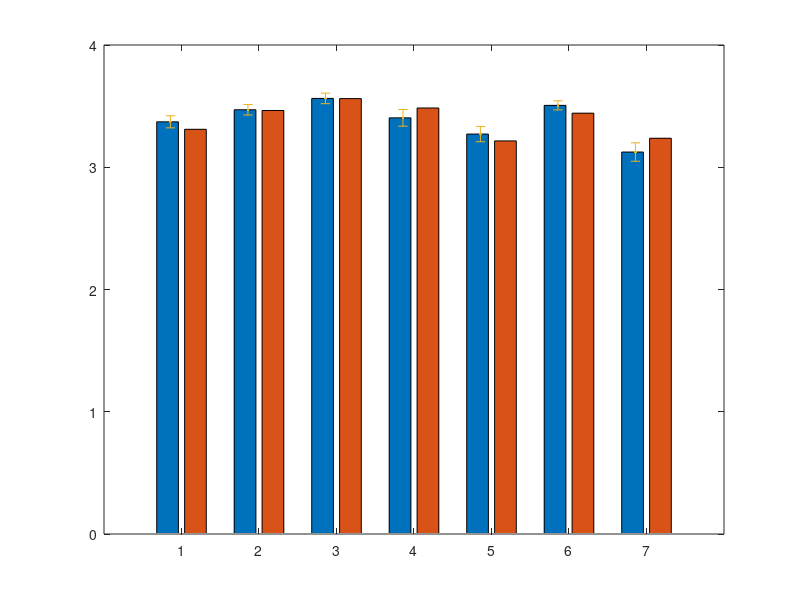

MATLAB code for this plot: (Note: this script raises an error after producing the figure.)

% Visualize the data in the DMN-SAL network
% Guoshi Li (5/24/2020)

clc;
close all;
clear all;

load EC;    % Estimated (optimized) EC for 98 NC and 96 MDD subjects
load SC;    % Structural connectivity with reduced models

NR = 7;     % Number of ROIs
NP = 37;    % Number of estimated parameters
NM = 2;     % Number of networks

Nb = [4 3]; % Number of ROIs in each network

n1 = Count_NC;  % Number of NC subjects
n2 = Count_MDD; % Number of MDD subjects

%==========================================================================
%              Individual Connection Analysis
%==========================================================================

% Average weight
Wm_NC = mean(W_NC);
Wm_MD = mean(W_MDD);

STD_NC = std(W_NC);
STD_MD = std(W_MDD);

SE_NC = STD_NC/sqrt(n1);
SE_MD = STD_MD/sqrt(n2);

% Put NC and MDD together
Wm_NC_MD  = [Wm_NC;   Wm_MD];
STD_NC_MD = [STD_NC; STD_MD];
SE_NC_MD  = [SE_NC; SE_MD];

% Divide the parameters into four sets
Wm_EE = Wm_NC_MD(:, 1:NR);
Wm_IE = Wm_NC_MD(:, NR+1:2*NR);
Wm_GC = Wm_NC_MD(:, 2*NR+1:NP-1);
Wm_PI = Wm_NC_MD(:, NP);

Wm_GC1 = Wm_GC(:, 1:N1/2);
Wm_GC2 = Wm_GC(:, N1/2+1:end);

% Standard Error
EE_ER = SE_NC_MD(:, 1:NR);
IE_ER = SE_NC_MD(:, NR+1:2*NR);
GC_ER = SE_NC_MD(:, 2*NR+1:NP-1);

GC_ER_NC = GC_ER(1,:);
GC_ER_MD = GC_ER(2,:);

% Reconstruct the inter-regional NR*NR matrix

m = 1;

GC1 = Wm_GC(1,:);
GC2 = Wm_GC(2,:);

MGC_NC = zeros(NR, NR);
MGC_MD = zeros(NR, NR);

MSE_NC = zeros(NR, NR);
MSE_MD = zeros(NR, NR);

for i=1:NR
    for j=1:NR
       
       if (MAP1(i,j)==1)
           MGC_NC(i,j) = GC1(m);
           MGC_MD(i,j) = GC2(m);
           
           MSE_NC(i,j) = GC_ER_NC(m);
           MSE_MD(i,j) = GC_ER_MD(m);
                      
           m = m+1;
       end      
        
    end  
end

% Weights
VGC_NC = MGC_NC(:);
VGC_MD = MGC_MD(:);

VGC_NC = VGC_NC(VGC_NC~=0);
VGC_MD = VGC_MD(VGC_MD~=0);

VGC_NC_MD = [VGC_NC VGC_MD];

VGC1 = VGC_NC_MD(1:N1/2, :);
VGC2 = VGC_NC_MD(N1/2+1:end, :);

% Standard errors
VSE_NC = MSE_NC(:);
VSE_MD = MSE_MD(:);

VSE_NC = VSE_NC(VSE_NC~=0);
VSE_MD = VSE_MD(VSE_MD~=0);

VSE_NC_MD = [VSE_NC VSE_MD];

VSE1 = VSE_NC_MD(1:N1/2, :);
VSE2 = VSE_NC_MD(N1/2+1:end, :);

%==========================================================================
%              Network Analysis
%==========================================================================

% Intra-regional weights
WNee = [mean(Wm_EE(:,1:4), 2) mean(Wm_EE(:,5:end), 2)  ];
WNie = [mean(Wm_IE(:,1:4), 2) mean(Wm_IE(:,5:end), 2)  ];

Wee_NC = W_NC(:,1:NR);
Wie_NC = W_NC(:,NR+1:2*NR);
Wgc_NC = W_NC(:,2*NR+1:NP-1);
SPI_NC = W_NC(:,NP);

Wee_MDD = W_MDD(:,1:NR);
Wie_MDD = W_MDD(:,NR+1:2*NR);
Wgc_MDD = W_MDD(:,2*NR+1:NP-1);
SPI_MDD = W_MDD(:,NP);

WeeN_NC = [mean( Wee_NC(:,1:4), 2)  mean(Wee_NC(:, 5:end), 2)  ];
WieN_NC = [mean( Wie_NC(:,1:4), 2)  mean(Wie_NC(:, 5:end), 2)  ];

WeeN_MDD = [mean(Wee_MDD(:, 1:4), 2)   mean(Wee_MDD(:, 5:end), 2)  ];
WieN_MDD = [mean(Wie_MDD(:, 1:4), 2)   mean(Wie_MDD(:, 5:end), 2)  ];

WN_NC  = [WeeN_NC  WieN_NC  SPI_NC];
WN_MDD = [WeeN_MDD WieN_MDD SPI_MDD];

% Standard errors
STD_NET_NC = std(WN_NC);
STD_NET_MD = std(WN_MDD);

SE_NET_NC = STD_NET_NC/sqrt(n1);
SE_NET_MD = STD_NET_MD/sqrt(n2);

SE_NET_NC_MD = [SE_NET_NC; SE_NET_MD];

SE_EE_NET = SE_NET_NC_MD(:,1:2);
SE_IE_NET = SE_NET_NC_MD(:,3:4);
SE_PI = SE_NET_NC_MD(:,end);


% Inter-regional weights

GCN_NC = zeros(NM, NM);
GCN_EXC_NC = zeros(NM, NM);
GCN_INH_NC = zeros(NM, NM);

GCN_MD = zeros(NM, NM);
GCN_EXC_MD = zeros(NM, NM);
GCN_INH_MD = zeros(NM, NM);

k1 = 1;
l1 = 1;

for i = 1:NM
    
    l1 = 1;
    
    for j = 1:NM
   
      k2 = k1+Nb(i)-1;  
      l2 = l1+Nb(j)-1;
      
      BLOCK = MGC_NC(k1:k2, l1:l2);
      [a, b] = find(BLOCK~=0);
      
      GCN_NC(i, j) = sum(sum(BLOCK))/length(a);
            
      PBLOCK = BLOCK(:);
      
      ID1 = find(PBLOCK>0);
      ID2 = find(PBLOCK<0);
      
      if ( length(ID1)~=0 ) 
         TEMP1 = PBLOCK(ID1);
         GCN_EXC_NC(i, j) = sum(TEMP1)/length(ID1);
      end
      
      if ( length(ID2)~=0 )  
         TEMP2 = PBLOCK(ID2);
         GCN_INH_NC(i, j) = sum(TEMP2)/length(ID2);
      end      
        
      l1 = l1+Nb(j);
      
    end
    
    k1 = k1+Nb(i);
end


k1 = 1;
l1 = 1;

for i = 1:NM
    
    l1 = 1;
    
    for j = 1:NM
   
      k2 = k1+Nb(i)-1;  
      l2 = l1+Nb(j)-1;
      
      BLOCK = MGC_MD(k1:k2, l1:l2);
      [a, b] = find(BLOCK~=0);
      
      GCN_MD(i, j) = sum(sum(BLOCK))/length(a);
            
      PBLOCK = BLOCK(:);
      
      ID1 = find(PBLOCK>0);
      ID2 = find(PBLOCK<0);
      
      if ( length(ID1)~=0 ) 
         TEMP1 = PBLOCK(ID1);
         GCN_EXC_MD(i, j) = sum(TEMP1)/length(ID1);
      end
      
      if ( length(ID2)~=0 )  
         TEMP2 = PBLOCK(ID2);
         GCN_INH_MD(i, j) = sum(TEMP2)/length(ID2);
      end      
        
      l1 = l1+Nb(j);
      
    end
    
    k1 = k1+Nb(i);
end


%==================================================

FVm_NC  = mean(FVAL_NC);
FVm_MD = mean(FVAL_MDD);
FVm   =  [FVm_NC FVm_MD];

SE_FV_NC = std(FVAL_NC)/sqrt(n1);
SE_FV_MD = std(FVAL_MDD)/sqrt(n2);
SE_FV = [SE_FV_NC SE_FV_MD];

SD_FV = [std(FVAL_NC) std(FVAL_MDD)];



%==========================================================================
%              Ploting
%==========================================================================

Wm_EE  = Wm_EE';
Wm_IE  = Wm_IE';
Wm_GC  = Wm_GC';
Wm_GC1 = Wm_GC1';
Wm_GC2 = Wm_GC2';

Wm_PI = Wm_PI';

WNee = WNee';
WNie = WNie';

FLIP_VGC_NC_MD = flip(VGC_NC_MD);


% STD
EE_ER = EE_ER';
IE_ER = IE_ER';
GC_ER = GC_ER';

GC1_ER = GC_ER(1:N1/2,:);
GC2_ER = GC_ER(N1/2+1:end,:);

SE_EE_NET = SE_EE_NET';
SE_IE_NET = SE_IE_NET';
SE_PI = SE_PI';

FLIP_VSE_NC_MD = flip(VSE_NC_MD);



ROI_LABEL = {'ACC', 'PCC', 'L.LPC', 'R.LPC'...
               'dACC', 'L.Insula', 'R.Insula'};
           
ROI_LABEL_NET = {'DMN', 'SAL'};             
           
           
INTER_LABEL = {'vACC-PCC', 'vACC-L.LPC', 'vACC-dACC', 'vACC-L.Insula', 'PCC-vACC',...
                 'PCC-dACC',  'PCC-R.Insula', 'L.LPC-vACC', 'L.LPC-dACC', 'L.LPC-L.Insula',...
                 'R.LPC-dACC', 'R.LPC-L.Insula', 'R.LPC-R.Insula', 'dACC-vACC', 'dACC-PCC',...
                 'dACC-L.LPC', 'dACC-R.LPC', 'L.Insula-vACC', 'L.Insula-L.LPC', 'L.Insula-R.LPC'...
                 'R.Insula-PCC', 'R.Insula-R.LPC'};    
             
      
FLIP_INTER_LABEL = flip(INTER_LABEL);
             

ROI_LABEL_NETWORK = {'D-D', 'E-D', 'S-D', 'L-D', 'D-E', 'E-E', 'S-E', 'L-E'...
              'D-S', 'E-S', 'S-S', 'L-S', 'D-L', 'E-L', 'S-L', 'L-L'};


ROI_LABEL_NET = {'DMN', 'SAL'};          
                    
          
Xtick = 1:NR;        

figure;
bar(Xtick, Wm_EE);
hold on;
ngroups = size(Wm_EE, 1);
nbars = size(Wm_EE, 2);
% Calculating the width for each bar group
groupwidth = min(0.8, nbars/(nbars + 1.5));
for i = 1:nbars
    x = (1:ngroups) - groupwidth/2 + (2*i-1) * groupwidth / (2*nbars);
    er = errorbar(x, Wm_EE(:,i), EE_ER(:,i), '.');
    er.Color = [0 0 0];
    er.LineWidth = 1;
    er.LineStyle = 'none'; 
end
hold off
set(gca, 'FontSize', 12);
title('Recurrent Excitation', 'FontSize', 16);
set(gca, 'XTick', Xtick, 'XTickLabel', ROI_LABEL);
ylabel('Weight', 'FontSize', 14);
xtickangle(45);
axis([0 NR+1 2.5 3.7]);
set(gca, 'YTick', [2.5:0.5:4]); 
box('off');
legend('NC', 'MDD');



figure;
bar(Xtick, Wm_IE);
hold on;
ngroups = size(Wm_IE, 1);
nbars = size(Wm_IE, 2);
% Calculating the width for each bar group
groupwidth = min(0.8, nbars/(nbars + 1.5));
for i = 1:nbars
    x = (1:ngroups) - groupwidth/2 + (2*i-1) * groupwidth / (2*nbars);
    er = errorbar(x, Wm_IE(:,i), IE_ER(:,i), '.');
    er.Color = [0 0 0];
    er.LineWidth = 1;
    er.LineStyle = 'none'; 
end
hold off
set(gca, 'FontSize', 12);
title('Recurrent Inhibition', 'FontSize', 16);
set(gca, 'XTick', Xtick, 'XTickLabel', ROI_LABEL);
ylabel('Weight', 'FontSize', 14);
xtickangle(45);
axis([0 NR+1 2.0 3.5]);
set(gca, 'YTick', [2:0.5:4]); 
box('off');
legend('NC', 'MDD');


%==========================================================================
% Spontaneous input
Xn = 1:2;

figure;
bar(Xn, Wm_PI);
hold on;
er = errorbar(Xn, Wm_PI, SE_PI, '.');
er.Color = [0 0 0];
er.LineWidth = 1;
er.LineStyle = 'none'; 
hold off
set(gca, 'FontSize', 12);
title('Spont. Input', 'FontSize', 16);
set(gca, 'XTick', [1, 2], 'XTickLabel', {'NC', 'MDD'});
axis([0 3 0.2 0.4]);
box('off');
% legend('NC', 'MDD');


%==========================================================================
% Objective function

figure;
bar(Xn, FVm);
hold on;
er = errorbar(Xn, FVm, SD_FV, '.');
er.Color = [0 0 0];
er.LineWidth = 1;
er.LineStyle = 'none'; 
hold off
set(gca, 'FontSize', 14);
title('DMN-SAL Network');
ylabel('Fitness Value'); 
set(gca, 'XTick', [1, 2], 'XTickLabel', {'NC', 'MDD'});
axis([0 3 0.0 1.0]);
box('off');


%==========================================================================
figure;
bar(Xn, WNee);
hold on;
ngroups = size(WNee, 1);
nbars = size(WNee, 2);
% Calculating the width for each bar group
groupwidth = min(0.8, nbars/(nbars + 1.5));
for i = 1:nbars
    x = (1:ngroups) - groupwidth/2 + (2*i-1) * groupwidth / (2*nbars);
    er = errorbar(x, WNee(:,i), SE_EE_NET(:,i), '.');
    er.Color = [0 0 0];
    er.LineWidth = 1;
    er.LineStyle = 'none'; 
end
hold off
set(gca, 'FontSize', 12);
title('Recurrent Excitation', 'FontSize', 16);
set(gca, 'XTick', Xn, 'XTickLabel', ROI_LABEL_NET);
ylabel('Weight', 'FontSize', 14);
axis([0.5 2.5 2.5 3.6]);
set(gca, 'YTick', [2:0.5:4]); 
box('off');
legend('NC', 'MDD');


figure;
bar(Xn, WNie);
hold on;
ngroups = size(WNie, 1);
nbars = size(WNie, 2);
% Calculating the width for each bar group
groupwidth = min(0.8, nbars/(nbars + 1.5));
for i = 1:nbars
    x = (1:ngroups) - groupwidth/2 + (2*i-1) * groupwidth / (2*nbars);
    er = errorbar(x, WNie(:,i), SE_IE_NET(:,i), '.');
    er.Color = [0 0 0];
    er.LineWidth = 1;
    er.LineStyle = 'none'; 
end
hold off
set(gca, 'FontSize', 12);
title('Recurrent Inhibition', 'FontSize', 16);
set(gca, 'XTick', Xn, 'XTickLabel', ROI_LABEL_NET);
ylabel('Weight', 'FontSize', 14);
axis([0.5 2.5 2.5 3.0]);
set(gca, 'YTick', [2:0.5:4]); 
box('off');
legend('NC', 'MDD');




Xgch = 1:N1;

figure;
barh(Xgch, FLIP_VGC_NC_MD);
hold on;
ngroups = size(FLIP_VGC_NC_MD, 1);
nbars = size(FLIP_VGC_NC_MD, 2);
% Calculating the width for each bar group
groupwidth = min(0.8, nbars/(nbars + 1.5));
for i = 1:nbars
    x = (1:ngroups) - groupwidth/2 + (2*i-1) * groupwidth / (2*nbars);
    er = errorbar(FLIP_VGC_NC_MD(:,i), x, FLIP_VSE_NC_MD(:,i), '.','horizontal' );
    er.Color = [0 0 0];
    er.LineWidth = 0.5;
    er.LineStyle = 'none'; 
end
hold off
set(gca, 'FontSize', 10);
title('Inter-regional Coupling', 'FontSize', 14);
set(gca, 'YTick', Xgch, 'YTickLabel', FLIP_INTER_LABEL );
xlabel('Weight', 'FontSize', 14);
% xtickangle(90);
% axis([0 ngroups+1 -1.0 1.5]);
% set(gca, 'YTick', [-1:0.5:1.5]); 
box('off');
legend('NC', 'MDD');



%==========================================================================
CLIM = [-0.5 1.5];

figure;
h1 = heatmap(ROI_LABEL, ROI_LABEL, round(MGC_NC, 3), 'colormap', jet, 'ColorLimits', CLIM );
% set(gca, 'Fontsize', 12);
h1.FontSize = 12;
h1.CellLabelFormat = '%.2g';
title('NC');

figure;
h2 = heatmap(ROI_LABEL, ROI_LABEL, round(MGC_MD, 3), 'colormap', jet, 'ColorLimits', CLIM );
% set(gca, 'Fontsize', 12);
h2.FontSize = 12;
h2.CellLabelFormat = '%0.2g';
title('MDD');



